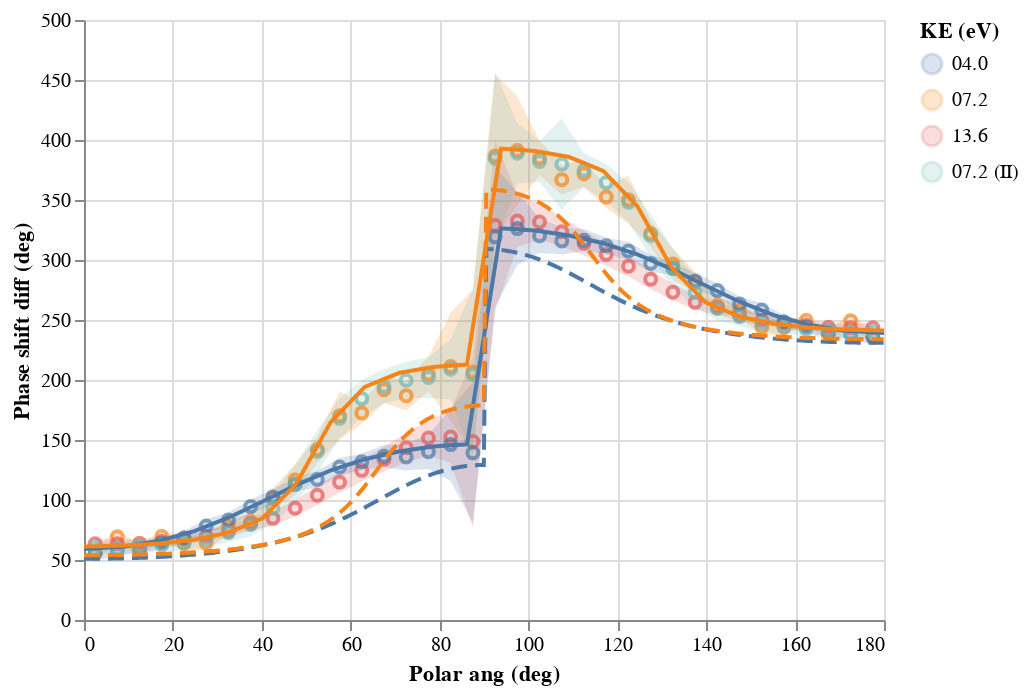

Notebook code cell kept with this figure:
### Code cell
data = pd.read_excel("Data/Ne phase shift diffs.xlsx", sheet_name=None)

key = "Measured"
df = data[key]
df["KE (eV)"] = df["Dataset / KE (eV)"]
df = df[["Polar ang (deg)", "Phase shift diff (deg)", "Phase shift diff fr (deg)", "Phase shift diff to (deg)", "KE (eV)"]]
data[key] = df

key = "Perturb"
df = data[key]
df["KE (eV)"] = df["KE (eV)"].map("{:04.1f}".format)
data[key] = df

key = "TDCASSCF"
df = data[key]
df["KE (eV)"] = df["KE (eV)"].map("{:04.1f}".format)
where = ((df["Group"].isin({"G1430", "G1590", "G1910"}))
         & (df["Config"] == "sum[m]"))
data[key] = df[where]

base = alt.Chart(data["Measured"])
(
    
    base.mark_area(opacity=0.2).encode(
        x="Polar ang (deg)",
        y=alt.Y("Phase shift diff fr (deg)", axis=alt.Axis(title="Phase shift diff (deg)")),
        y2="Phase shift diff to (deg)",
        color="KE (eV)",
    )
    + base.mark_point().encode(
        x="Polar ang (deg)",
        y="Phase shift diff (deg)",
        color="KE (eV)",
    )
    + alt.Chart(data["TDCASSCF"]).mark_line().encode(
        x="Polar ang (deg)",
        y="Phase shift diff (deg)",
        color="KE (eV)",
    )
    + alt.Chart(data["Perturb"]).mark_line(strokeDash=[8, 4]).encode(
        x="Polar ang (deg)",
        y="Phase shift diff (deg)",
        color="KE (eV)",
    )
).interactive(bind_x=False)

### Figure 1 — Vega-Lite specification as saved in the notebook (floating-point values rounded to 4 significant figures; data arrays with more than 128 entries replaced by an {"elided": "..."} marker saying what was removed)
{"$schema": "https://vega.github.io/schema/vega-lite/v2.6.0.json", "config": {"view": {"height": 300, "width": 400}}, "datasets": {"data-4fc773a744dc7371bda9ddb8e08624ac": {"elided": "945 records"}, "data-81456c96bb74b4dee9ce07cecbe1482a": [{"Amp": 0.003255, "Config": "sum[m]", "Group": "G1430", "KE (eV)": "04.0", "Phase mod": 0, "Phase shift diff (deg)": 59.22, "Phase shift diff (rad)": 1.034, "Photon energy (eV)": 14.3, "Polar ang (deg)": 0, "Polar ang (rad)": 0, "Rel amp": 1, "Rounded (deg)": 0, "Unwrapped (deg)": 59.22, "Unwrapped (rad)": 1.034}, {"Amp": 0.003151, "Config": "sum[m]", "Group": "G1430", "KE (eV)": "04.0", "Phase mod": 0, "Phase shift diff (deg)": 61.23, "Phase shift diff (rad)": 1.069, "Photon energy (eV)": 14.3, "Polar ang (deg)": 9.344, "Polar ang (rad)": 0.1631, "Rel amp": 0.9979, "Rounded (deg)": 9, "Unwrapped (deg)": 61.23, "Unwrapped (rad)": 1.069}, {"Amp": 0.002927, "Config": "sum[m]", "Group": "G1430", "KE (eV)": "04.0", "Phase mod": 0, "Phase shift diff (deg)": 66.11, "Phase shift diff (rad)": 1.154, "Photon energy (eV)": 14.3, "Polar ang (deg)": 17.11, "Polar ang (rad)": 0.2986, "Rel amp": 0.9974, "Rounded (deg)": 17, "Unwrapped (deg)": 66.11, "Unwrapped (rad)": 1.154}, {"Amp": 0.002637, "Config": "sum[m]", "Group": "G1430", "KE (eV)": "04.0", "Phase mod": 0, "Phase shift diff (deg)": 74.11, "Phase shift diff (rad)": 1.294, "Photon energy (eV)": 14.3, "Polar ang (deg)": 24.81, "Polar ang (rad)": 0.433, "Rel amp": 0.9952, "Rounded (deg)": 25, "Unwrapped (deg)": 74.11, "Unwrapped (rad)": 1.294}, {"Amp": 0.002348, "Config": "sum[m]", "Group": "G1430", "KE (eV)": "04.0", "Phase mod": 0, "Phase shift diff (deg)": 85.26, "Phase shift diff (rad)": 1.488, "Photon energy (eV)": 14.3, "Polar ang (deg)": 32.49, "Polar ang (rad)": 0.5671, "Rel amp": 0.7511, "Rounded (deg)": 32, "Unwrapped (deg)": 85.26, "Unwrapped (rad)": 1.488}, {"Amp": 0.002113, "Config": "sum[m]", "Group": "G1430", "KE (eV)": "04.0", "Phase mod": 0, "Phase shift diff (deg)": 98.73, "Phase shift diff (rad)": 1.723, "Photon energy (eV)": 14.3, "Polar ang (deg)": 40.17, "Polar ang (rad)": 0.701, "Rel amp": 0.6886, "Rounded (deg)": 40, "Unwrapped (deg)": 98.73, "Unwrapped (rad)": 1.723}, {"Amp": 0.001941, "Config": "sum[m]", "Group": "G1430", "KE (eV)": "04.0", "Phase mod": 0, "Phase shift diff (deg)": 112.5, "Phase shift diff (rad)": 1.964, "Photon energy (eV)": 14.3, "Polar ang (deg)": 47.84, "Polar ang (rad)": 0.8349, "Rel amp": 0.8821, "Rounded (deg)": 48, "Unwrapped (deg)": 112.5, "Unwrapped (rad)": 1.964}, {"Amp": 0.001783, "Config": "sum[m]", "Group": "G1430", "KE (eV)": "04.0", "Phase mod": 0, "Phase shift diff (deg)": 124.6, "Phase shift diff (rad)": 2.175, "Photon energy (eV)": 14.3, "Polar ang (deg)": 55.51, "Polar ang (rad)": 0.9687, "Rel amp": 0.8815, "Rounded (deg)": 56, "Unwrapped (deg)": 124.6, "Unwrapped (rad)": 2.175}, {"Amp": 0.001567, "Config": "sum[m]", "Group": "G1430", "KE (eV)": "04.0", "Phase mod": 0, "Phase shift diff (deg)": 134.0, "Phase shift diff (rad)": 2.338, "Photon energy (eV)": 14.3, "Polar ang (deg)": 63.17, "Polar ang (rad)": 1.103, "Rel amp": 0.4442, "Rounded (deg)": 63, "Unwrapped (deg)": 134.0, "Unwrapped (rad)": 2.338}, {"Amp": 0.001245, "Config": "sum[m]", "Group": "G1430", "KE (eV)": "04.0", "Phase mod": 0, "Phase shift diff (deg)": 140.5, "Phase shift diff (rad)": 2.452, "Photon energy (eV)": 14.3, "Polar ang (deg)": 70.84, "Polar ang (rad)": 1.236, "Rel amp": 0.2954, "Rounded (deg)": 71, "Unwrapped (deg)": 140.5, "Unwrapped (rad)": 2.452}, {"Amp": 0.0008064, "Config": "sum[m]", "Group": "G1430", "KE (eV)": "04.0", "Phase mod": 0, "Phase shift diff (deg)": 144.5, "Phase shift diff (rad)": 2.522, "Photon energy (eV)": 14.3, "Polar ang (deg)": 78.5, "Polar ang (rad)": 1.37, "Rel amp": 0.2371, "Rounded (deg)": 79, "Unwrapped (deg)": 144.5, "Unwrapped (rad)": 2.522}, {"Amp": 0.0002796, "Config": "sum[m]", "Group": "G1430", "KE (eV)": "04.0", "Phase mod": 0, "Phase shift diff (deg)": 146.5, "Phase shift diff (rad)": 2.556, "Photon energy (eV)": 14.3, "Polar ang (deg)": 86.17, "Polar ang (rad)": 1.504, "Rel amp": 0.2149, "Rounded (deg)": 86, "Unwrapped (deg)": 146.5, "Unwrapped (rad)": 2.556}, {"Amp": 0.0002796, "Config": "sum[m]", "Group": "G1430", "KE (eV)": "04.0", "Phase mod": 0, "Phase shift diff (deg)": 326.5, "Phase shift diff (rad)": 5.698, "Photon energy (eV)": 14.3, "Polar ang (deg)": 93.83, "Polar ang (rad)": 1.638, "Rel amp": 0.2149, "Rounded (deg)": 94, "Unwrapped (deg)": 326.5, "Unwrapped (rad)": 5.698}, {"Amp": 0.0008064, "Config": "sum[m]", "Group": "G1430", "KE (eV)": "04.0", "Phase mod": 0, "Phase shift diff (deg)": 324.5, "Phase shift diff (rad)": 5.664, "Photon energy (eV)": 14.3, "Polar ang (deg)": 101.5, "Polar ang (rad)": 1.771, "Rel amp": 0.2371, "Rounded (deg)": 101, "Unwrapped (deg)": 324.5, "Unwrapped (rad)": 5.664}, {"Amp": 0.001245, "Config": "sum[m]", "Group": "G1430", "KE (eV)": "04.0", "Phase mod": 0, "Phase shift diff (deg)": 320.5, "Phase shift diff (rad)": 5.593, "Photon energy (eV)": 14.3, "Polar ang (deg)": 109.2, "Polar ang (rad)": 1.905, "Rel amp": 0.2954, "Rounded (deg)": 109, "Unwrapped (deg)": 320.5, "Unwrapped (rad)": 5.593}, {"Amp": 0.001567, "Config": "sum[m]", "Group": "G1430", "KE (eV)": "04.0", "Phase mod": 0, "Phase shift diff (deg)": 314.0, "Phase shift diff (rad)": 5.48, "Photon energy (eV)": 14.3, "Polar ang (deg)": 116.8, "Polar ang (rad)": 2.039, "Rel amp": 0.4442, "Rounded (deg)": 117, "Unwrapped (deg)": 314.0, "Unwrapped (rad)": 5.48}, {"Amp": 0.001783, "Config": "sum[m]", "Group": "G1430", "KE (eV)": "04.0", "Phase mod": 0, "Phase shift diff (deg)": 304.6, "Phase shift diff (rad)": 5.317, "Photon energy (eV)": 14.3, "Polar ang (deg)": 124.5, "Polar ang (rad)": 2.173, "Rel amp": 0.8815, "Rounded (deg)": 124, "Unwrapped (deg)": 304.6, "Unwrapped (rad)": 5.317}, {"Amp": 0.001941, "Config": "sum[m]", "Group": "G1430", "KE (eV)": "04.0", "Phase mod": 0, "Phase shift diff (deg)": 292.5, "Phase shift diff (rad)": 5.106, "Photon energy (eV)": 14.3, "Polar ang (deg)": 132.2, "Polar ang (rad)": 2.307, "Rel amp": 0.8821, "Rounded (deg)": 132, "Unwrapped (deg)": 292.5, "Unwrapped (rad)": 5.106}, {"Amp": 0.002113, "Config": "sum[m]", "Group": "G1430", "KE (eV)": "04.0", "Phase mod": 0, "Phase shift diff (deg)": 278.7, "Phase shift diff (rad)": 4.865, "Photon energy (eV)": 14.3, "Polar ang (deg)": 139.8, "Polar ang (rad)": 2.441, "Rel amp": 0.6886, "Rounded (deg)": 140, "Unwrapped (deg)": 278.7, "Unwrapped (rad)": 4.865}, {"Amp": 0.002348, "Config": "sum[m]", "Group": "G1430", "KE (eV)": "04.0", "Phase mod": 0, "Phase shift diff (deg)": 265.3, "Phase shift diff (rad)": 4.63, "Photon energy (eV)": 14.3, "Polar ang (deg)": 147.5, "Polar ang (rad)": 2.574, "Rel amp": 0.7511, "Rounded (deg)": 148, "Unwrapped (deg)": 265.3, "Unwrapped (rad)": 4.63}, {"Amp": 0.002637, "Config": "sum[m]", "Group": "G1430", "KE (eV)": "04.0", "Phase mod": 0, "Phase shift diff (deg)": 254.1, "Phase shift diff (rad)": 4.435, "Photon energy (eV)": 14.3, "Polar ang (deg)": 155.2, "Polar ang (rad)": 2.709, "Rel amp": 0.9952, "Rounded (deg)": 155, "Unwrapped (deg)": 254.1, "Unwrapped (rad)": 4.435}, {"Amp": 0.002927, "Config": "sum[m]", "Group": "G1430", "KE (eV)": "04.0", "Phase mod": 0, "Phase shift diff (deg)": 246.1, "Phase shift diff (rad)": 4.295, "Photon energy (eV)": 14.3, "Polar ang (deg)": 162.9, "Polar ang (rad)": 2.843, "Rel amp": 0.9974, "Rounded (deg)": 163, "Unwrapped (deg)": 246.1, "Unwrapped (rad)": 4.295}, {"Amp": 0.003151, "Config": "sum[m]", "Group": "G1430", "KE (eV)": "04.0", "Phase mod": 0, "Phase shift diff (deg)": 241.2, "Phase shift diff (rad)": 4.21, "Photon energy (eV)": 14.3, "Polar ang (deg)": 170.7, "Polar ang (rad)": 2.979, "Rel amp": 0.9979, "Rounded (deg)": 171, "Unwrapped (deg)": 241.2, "Unwrapped (rad)": 4.21}, {"Amp": 0.003255, "Config": "sum[m]", "Group": "G1430", "KE (eV)": "04.0", "Phase mod": 0, "Phase shift diff (deg)": 239.2, "Phase shift diff (rad)": 4.175, "Photon energy (eV)": 14.3, "Polar ang (deg)": 180.0, "Polar ang (rad)": 3.142, "Rel amp": 1, "Rounded (deg)": 180, "Unwrapped (deg)": 239.2, "Unwrapped (rad)": 4.175}, {"Amp": 0.003513, "Config": "sum[m]", "Group": "G1590", "KE (eV)": "07.2", "Phase mod": 0, "Phase shift diff (deg)": 61.31, "Phase shift diff (rad)": 1.07, "Photon energy (eV)": 15.9, "Polar ang (deg)": 0, "Polar ang (rad)": 0, "Rel amp": 1, "Rounded (deg)": 0, "Unwrapped (deg)": 61.31, "Unwrapped (rad)": 1.07}, {"Amp": 0.003351, "Config": "sum[m]", "Group": "G1590", "KE (eV)": "07.2", "Phase mod": 0, "Phase shift diff (deg)": 61.99, "Phase shift diff (rad)": 1.082, "Photon energy (eV)": 15.9, "Polar ang (deg)": 9.344, "Polar ang (rad)": 0.1631, "Rel amp": 0.9986, "Rounded (deg)": 9, "Unwrapped (deg)": 61.99, "Unwrapped (rad)": 1.082}, {"Amp": 0.002984, "Config": "sum[m]", "Group": "G1590", "KE (eV)": "07.2", "Phase mod": 0, "Phase shift diff (deg)": 63.71, "Phase shift diff (rad)": 1.112, "Photon energy (eV)": 15.9, "Polar ang (deg)": 17.11, "Polar ang (rad)": 0.2986, "Rel amp": 0.9957, "Rounded (deg)": 17, "Unwrapped (deg)": 63.71, "Unwrapped (rad)": 1.112}, {"Amp": 0.00245, "Config": "sum[m]", "Group": "G1590", "KE (eV)": "07.2", "Phase mod": 0, "Phase shift diff (deg)": 66.91, "Phase shift diff (rad)": 1.168, "Photon energy (eV)": 15.9, "Polar ang (deg)": 24.81, "Polar ang (rad)": 0.433, "Rel amp": 0.9925, "Rounded (deg)": 25, "Unwrapped (deg)": 66.91, "Unwrapped (rad)": 1.168}, {"Amp": 0.001812, "Config": "sum[m]", "Group": "G1590", "KE (eV)": "07.2", "Phase mod": 0, "Phase shift diff (deg)": 72.75, "Phase shift diff (rad)": 1.27, "Photon energy (eV)": 15.9, "Polar ang (deg)": 32.49, "Polar ang (rad)": 0.5671, "Rel amp": 0.9936, "Rounded (deg)": 32, "Unwrapped (deg)": 72.75, "Unwrapped (rad)": 1.27}, {"Amp": 0.001164, "Config": "sum[m]", "Group": "G1590", "KE (eV)": "07.2", "Phase mod": 0, "Phase shift diff (deg)": 84.72, "Phase shift diff (rad)": 1.479, "Photon energy (eV)": 15.9, "Polar ang (deg)": 40.17, "Polar ang (rad)": 0.701, "Rel amp": 0.9961, "Rounded (deg)": 40, "Unwrapped (deg)": 84.72, "Unwrapped (rad)": 1.479}, {"Amp": 0.000664, "Config": "sum[m]", "Group": "G1590", "KE (eV)": "07.2", "Phase mod": 0, "Phase shift diff (deg)": 113.9, "Phase shift diff (rad)": 1.988, "Photon energy (eV)": 15.9, "Polar ang (deg)": 47.84, "Polar ang (rad)": 0.8349, "Rel amp": 0.9567, "Rounded (deg)": 48, "Unwrapped (deg)": 113.9, "Unwrapped (rad)": 1.988}, {"Amp": 0.0005571, "Config": "sum[m]", "Group": "G1590", "KE (eV)": "07.2", "Phase mod": 0, "Phase shift diff (deg)": 164.9, "Phase shift diff (rad)": 2.878, "Photon energy (eV)": 15.9, "Polar ang (deg)": 55.51, "Polar ang (rad)": 0.9687, "Rel amp": 0.7186, "Rounded (deg)": 56, "Unwrapped (deg)": 164.9, "Unwrapped (rad)": 2.878}, {"Amp": 0.0006808, "Config": "sum[m]", "Group": "G1590", "KE (eV)": "07.2", "Phase mod": 0, "Phase shift diff (deg)": 194.2, "Phase shift diff (rad)": 3.39, "Photon energy (eV)": 15.9, "Polar ang (deg)": 63.17, "Polar ang (rad)": 1.103, "Rel amp": 0.4484, "Rounded (deg)": 63, "Unwrapped (deg)": 194.2, "Unwrapped (rad)": 3.39}, {"Amp": 0.0006909, "Config": "sum[m]", "Group": "G1590", "KE (eV)": "07.2", "Phase mod": 0, "Phase shift diff (deg)": 205.8, "Phase shift diff (rad)": 3.592, "Photon energy (eV)": 15.9, "Polar ang (deg)": 70.84, "Polar ang (rad)": 1.236, "Rel amp": 0.3715, "Rounded (deg)": 71, "Unwrapped (deg)": 205.8, "Unwrapped (rad)": 3.592}, {"Amp": 0.0005128, "Config": "sum[m]", "Group": "G1590", "KE (eV)": "07.2", "Phase mod": 0, "Phase shift diff (deg)": 210.9, "Phase shift diff (rad)": 3.68, "Photon energy (eV)": 15.9, "Polar ang (deg)": 78.5, "Polar ang (rad)": 1.37, "Rel amp": 0.3374, "Rounded (deg)": 79, "Unwrapped (deg)": 210.9, "Unwrapped (rad)": 3.68}, {"Amp": 0.0001889, "Config": "sum[m]", "Group": "G1590", "KE (eV)": "07.2", "Phase mod": 0, "Phase shift diff (deg)": 212.9, "Phase shift diff (rad)": 3.715, "Photon energy (eV)": 15.9, "Polar ang (deg)": 86.17, "Polar ang (rad)": 1.504, "Rel amp": 0.3232, "Rounded (deg)": 86, "Unwrapped (deg)": 212.9, "Unwrapped (rad)": 3.715}, {"Amp": 0.0001889, "Config": "sum[m]", "Group": "G1590", "KE (eV)": "07.2", "Phase mod": 0, "Phase shift diff (deg)": 392.9, "Phase shift diff (rad)": 6.857, "Photon energy (eV)": 15.9, "Polar ang (deg)": 93.83, "Polar ang (rad)": 1.638, "Rel amp": 0.3232, "Rounded (deg)": 94, "Unwrapped (deg)": 392.9, "Unwrapped (rad)": 6.857}, {"Amp": 0.0005128, "Config": "sum[m]", "Group": "G1590", "KE (eV)": "07.2", "Phase mod": 0, "Phase shift diff (deg)": 390.9, "Phase shift diff (rad)": 6.822, "Photon energy (eV)": 15.9, "Polar ang (deg)": 101.5, "Polar ang (rad)": 1.771, "Rel amp": 0.3374, "Rounded (deg)": 101, "Unwrapped (deg)": 390.9, "Unwrapped (rad)": 6.822}, {"Amp": 0.0006909, "Config": "sum[m]", "Group": "G1590", "KE (eV)": "07.2", "Phase mod": 0, "Phase shift diff (deg)": 385.8, "Phase shift diff (rad)": 6.734, "Photon energy (eV)": 15.9, "Polar ang (deg)": 109.2, "Polar ang (rad)": 1.905, "Rel amp": 0.3715, "Rounded (deg)": 109, "Unwrapped (deg)": 385.8, "Unwrapped (rad)": 6.734}, {"Amp": 0.0006808, "Config": "sum[m]", "Group": "G1590", "KE (eV)": "07.2", "Phase mod": 0, "Phase shift diff (deg)": 374.2, "Phase shift diff (rad)": 6.532, "Photon energy (eV)": 15.9, "Polar ang (deg)": 116.8, "Polar ang (rad)": 2.039, "Rel amp": 0.4484, "Rounded (deg)": 117, "Unwrapped (deg)": 374.2, "Unwrapped (rad)": 6.532}, {"Amp": 0.0005571, "Config": "sum[m]", "Group": "G1590", "KE (eV)": "07.2", "Phase mod": 0, "Phase shift diff (deg)": 344.9, "Phase shift diff (rad)": 6.019, "Photon energy (eV)": 15.9, "Polar ang (deg)": 124.5, "Polar ang (rad)": 2.173, "Rel amp": 0.7186, "Rounded (deg)": 124, "Unwrapped (deg)": 344.9, "Unwrapped (rad)": 6.019}, {"Amp": 0.000664, "Config": "sum[m]", "Group": "G1590", "KE (eV)": "07.2", "Phase mod": 0, "Phase shift diff (deg)": 293.9, "Phase shift diff (rad)": 5.13, "Photon energy (eV)": 15.9, "Polar ang (deg)": 132.2, "Polar ang (rad)": 2.307, "Rel amp": 0.9567, "Rounded (deg)": 132, "Unwrapped (deg)": 293.9, "Unwrapped (rad)": 5.13}, {"Amp": 0.001164, "Config": "sum[m]", "Group": "G1590", "KE (eV)": "07.2", "Phase mod": 0, "Phase shift diff (deg)": 264.7, "Phase shift diff (rad)": 4.62, "Photon energy (eV)": 15.9, "Polar ang (deg)": 139.8, "Polar ang (rad)": 2.441, "Rel amp": 0.9961, "Rounded (deg)": 140, "Unwrapped (deg)": 264.7, "Unwrapped (rad)": 4.62}, {"Amp": 0.001812, "Config": "sum[m]", "Group": "G1590", "KE (eV)": "07.2", "Phase mod": 0, "Phase shift diff (deg)": 252.8, "Phase shift diff (rad)": 4.411, "Photon energy (eV)": 15.9, "Polar ang (deg)": 147.5, "Polar ang (rad)": 2.574, "Rel amp": 0.9936, "Rounded (deg)": 148, "Unwrapped (deg)": 252.8, "Unwrapped (rad)": 4.411}, {"Amp": 0.00245, "Config": "sum[m]", "Group": "G1590", "KE (eV)": "07.2", "Phase mod": 0, "Phase shift diff (deg)": 246.9, "Phase shift diff (rad)": 4.309, "Photon energy (eV)": 15.9, "Polar ang (deg)": 155.2, "Polar ang (rad)": 2.709, "Rel amp": 0.9925, "Rounded (deg)": 155, "Unwrapped (deg)": 246.9, "Unwrapped (rad)": 4.309}, {"Amp": 0.002984, "Config": "sum[m]", "Group": "G1590", "KE (eV)": "07.2", "Phase mod": 0, "Phase shift diff (deg)": 243.7, "Phase shift diff (rad)": 4.254, "Photon energy (eV)": 15.9, "Polar ang (deg)": 162.9, "Polar ang (rad)": 2.843, "Rel amp": 0.9957, "Rounded (deg)": 163, "Unwrapped (deg)": 243.7, "Unwrapped (rad)": 4.254}, {"Amp": 0.003351, "Config": "sum[m]", "Group": "G1590", "KE (eV)": "07.2", "Phase mod": 0, "Phase shift diff (deg)": 242.0, "Phase shift diff (rad)": 4.223, "Photon energy (eV)": 15.9, "Polar ang (deg)": 170.7, "Polar ang (rad)": 2.979, "Rel amp": 0.9986, "Rounded (deg)": 171, "Unwrapped (deg)": 242.0, "Unwrapped (rad)": 4.223}, {"Amp": 0.003513, "Config": "sum[m]", "Group": "G1590", "KE (eV)": "07.2", "Phase mod": 0, "Phase shift diff (deg)": 241.3, "Phase shift diff (rad)": 4.212, "Photon energy (eV)": 15.9, "Polar ang (deg)": 180.0, "Polar ang (rad)": 3.142, "Rel amp": 1, "Rounded (deg)": 180, "Unwrapped (deg)": 241.3, "Unwrapped (rad)": 4.212}, {"Amp": 0.003387, "Config": "sum[m]", "Group": "G1910", "KE (eV)": "13.6", "Phase mod": -1, "Phase shift diff (deg)": 64.38, "Phase shift diff (rad)": 1.124, "Photon energy (eV)": 19.1, "Polar ang (deg)": 0, "Polar ang (rad)": 0, "Rel amp": 1, "Rounded (deg)": 0, "Unwrapped (deg)": -295.6, "Unwrapped (rad)": -5.16}, {"Amp": 0.003253, "Config": "sum[m]", "Group": "G1910", "KE (eV)": "13.6", "Phase mod": -1, "Phase shift diff (deg)": 65.16, "Phase shift diff (rad)": 1.137, "Photon energy (eV)": 19.1, "Polar ang (deg)": 9.344, "Polar ang (rad)": 0.1631, "Rel amp": 0.9989, "Rounded (deg)": 9, "Unwrapped (deg)": -294.8, "Unwrapped (rad)": -5.146}, {"Amp": 0.002955, "Config": "sum[m]", "Group": "G1910", "KE (eV)": "13.6", "Phase mod": -1, "Phase shift diff (deg)": 67.12, "Phase shift diff (rad)": 1.171, "Photon energy (eV)": 19.1, "Polar ang (deg)": 17.11, "Polar ang (rad)": 0.2986, "Rel amp": 0.997, "Rounded (deg)": 17, "Unwrapped (deg)": -292.9, "Unwrapped (rad)": -5.112}, {"Amp": 0.00254, "Config": "sum[m]", "Group": "G1910", "KE (eV)": "13.6", "Phase mod": -1, "Phase shift diff (deg)": 70.55, "Phase shift diff (rad)": 1.231, "Photon energy (eV)": 19.1, "Polar ang (deg)": 24.81, "Polar ang (rad)": 0.433, "Rel amp": 0.9969, "Rounded (deg)": 25, "Unwrapped (deg)": -289.4, "Unwrapped (rad)": -5.052}, {"Amp": 0.002067, "Config": "sum[m]", "Group": "G1910", "KE (eV)": "13.6", "Phase mod": -1, "Phase shift diff (deg)": 76.0, "Phase shift diff (rad)": 1.326, "Photon energy (eV)": 19.1, "Polar ang (deg)": 32.49, "Polar ang (rad)": 0.5671, "Rel amp": 0.9996, "Rounded (deg)": 32, "Unwrapped (deg)": -284.0, "Unwrapped (rad)": -4.957}, {"Amp": 0.001604, "Config": "sum[m]", "Group": "G1910", "KE (eV)": "13.6", "Phase mod": -1, "Phase shift diff (deg)": 84.24, "Phase shift diff (rad)": 1.47, "Photon energy (eV)": 19.1, "Polar ang (deg)": 40.17, "Polar ang (rad)": 0.701, "Rel amp": 0.8321, "Rounded (deg)": 40, "Unwrapped (deg)": -275.8, "Unwrapped (rad)": -4.813}, {"Amp": 0.001209, "Config": "sum[m]", "Group": "G1910", "KE (eV)": "13.6", "Phase mod": -1, "Phase shift diff (deg)": 95.99, "Phase shift diff (rad)": 1.675, "Photon energy (eV)": 19.1, "Polar ang (deg)": 47.84, "Polar ang (rad)": 0.8349, "Rel amp": 0.7565, "Rounded (deg)": 48, "Unwrapped (deg)": -264.0, "Unwrapped (rad)": -4.608}, {"Amp": 0.0009136, "Config": "sum[m]", "Group": "G1910", "KE (eV)": "13.6", "Phase mod": -1, "Phase shift diff (deg)": 110.8, "Phase shift diff (rad)": 1.934, "Photon energy (eV)": 19.1, "Polar ang (deg)": 55.51, "Polar ang (rad)": 0.9687, "Rel amp": 0.9057, "Rounded (deg)": 56, "Unwrapped (deg)": -249.2, "Unwrapped (rad)": -4.349}, {"Amp": 0.000703, "Config": "sum[m]", "Group": "G1910", "KE (eV)": "13.6", "Phase mod": -1, "Phase shift diff (deg)": 126.2, "Phase shift diff (rad)": 2.203, "Photon energy (eV)": 19.1, "Polar ang (deg)": 63.17, "Polar ang (rad)": 1.103, "Rel amp": 0.8329, "Rounded (deg)": 63, "Unwrapped (deg)": -233.8, "Unwrapped (rad)": -4.081}, {"Amp": 0.0005252, "Config": "sum[m]", "Group": "G1910", "KE (eV)": "13.6", "Phase mod": -1, "Phase shift diff (deg)": 138.7, "Phase shift diff (rad)": 2.422, "Photon energy (eV)": 19.1, "Polar ang (deg)": 70.84, "Polar ang (rad)": 1.236, "Rel amp": 0.4071, "Rounded (deg)": 71, "Unwrapped (deg)": -221.3, "Unwrapped (rad)": -3.862}, {"Amp": 0.0003337, "Config": "sum[m]", "Group": "G1910", "KE (eV)": "13.6", "Phase mod": -1, "Phase shift diff (deg)": 146.9, "Phase shift diff (rad)": 2.564, "Photon energy (eV)": 19.1, "Polar ang (deg)": 78.5, "Polar ang (rad)": 1.37, "Rel amp": 0.2871, "Rounded (deg)": 79, "Unwrapped (deg)": -213.1, "Unwrapped (rad)": -3.719}, {"Amp": 0.0001153, "Config": "sum[m]", "Group": "G1910", "KE (eV)": "13.6", "Phase mod": -1, "Phase shift diff (deg)": 150.8, "Phase shift diff (rad)": 2.632, "Photon energy (eV)": 19.1, "Polar ang (deg)": 86.17, "Polar ang (rad)": 1.504, "Rel amp": 0.2489, "Rounded (deg)": 86, "Unwrapped (deg)": -209.2, "Unwrapped (rad)": -3.651}, {"Amp": 0.0001153, "Config": "sum[m]", "Group": "G1910", "KE (eV)": "13.6", "Phase mod": -1, "Phase shift diff (deg)": 330.8, "Phase shift diff (rad)": 5.774, "Photon energy (eV)": 19.1, "Polar ang (deg)": 93.83, "Polar ang (rad)": 1.638, "Rel amp": 0.2489, "Rounded (deg)": 94, "Unwrapped (deg)": -29.18, "Unwrapped (rad)": -0.5093}, {"Amp": 0.0003337, "Config": "sum[m]", "Group": "G1910", "KE (eV)": "13.6", "Phase mod": -1, "Phase shift diff (deg)": 326.9, "Phase shift diff (rad)": 5.706, "Photon energy (eV)": 19.1, "Polar ang (deg)": 101.5, "Polar ang (rad)": 1.771, "Rel amp": 0.2871, "Rounded (deg)": 101, "Unwrapped (deg)": -33.08, "Unwrapped (rad)": -0.5774}, {"Amp": 0.0005252, "Config": "sum[m]", "Group": "G1910", "KE (eV)": "13.6", "Phase mod": -1, "Phase shift diff (deg)": 318.7, "Phase shift diff (rad)": 5.563, "Photon energy (eV)": 19.1, "Polar ang (deg)": 109.2, "Polar ang (rad)": 1.905, "Rel amp": 0.4071, "Rounded (deg)": 109, "Unwrapped (deg)": -41.26, "Unwrapped (rad)": -0.72}, {"Amp": 0.000703, "Config": "sum[m]", "Group": "G1910", "KE (eV)": "13.6", "Phase mod": -1, "Phase shift diff (deg)": 306.2, "Phase shift diff (rad)": 5.344, "Photon energy (eV)": 19.1, "Polar ang (deg)": 116.8, "Polar ang (rad)": 2.039, "Rel amp": 0.8329, "Rounded (deg)": 117, "Unwrapped (deg)": -53.8, "Unwrapped (rad)": -0.939}, {"Amp": 0.0009136, "Config": "sum[m]", "Group": "G1910", "KE (eV)": "13.6", "Phase mod": -1, "Phase shift diff (deg)": 290.8, "Phase shift diff (rad)": 5.076, "Photon energy (eV)": 19.1, "Polar ang (deg)": 124.5, "Polar ang (rad)": 2.173, "Rel amp": 0.9057, "Rounded (deg)": 124, "Unwrapped (deg)": -69.17, "Unwrapped (rad)": -1.207}, {"Amp": 0.001209, "Config": "sum[m]", "Group": "G1910", "KE (eV)": "13.6", "Phase mod": -1, "Phase shift diff (deg)": 276.0, "Phase shift diff (rad)": 4.817, "Photon energy (eV)": 19.1, "Polar ang (deg)": 132.2, "Polar ang (rad)": 2.307, "Rel amp": 0.7565, "Rounded (deg)": 132, "Unwrapped (deg)": -84.01, "Unwrapped (rad)": -1.466}, {"Amp": 0.001604, "Config": "sum[m]", "Group": "G1910", "KE (eV)": "13.6", "Phase mod": -1, "Phase shift diff (deg)": 264.2, "Phase shift diff (rad)": 4.612, "Photon energy (eV)": 19.1, "Polar ang (deg)": 139.8, "Polar ang (rad)": 2.441, "Rel amp": 0.8321, "Rounded (deg)": 140, "Unwrapped (deg)": -95.76, "Unwrapped (rad)": -1.671}, {"Amp": 0.002067, "Config": "sum[m]", "Group": "G1910", "KE (eV)": "13.6", "Phase mod": -1, "Phase shift diff (deg)": 256.0, "Phase shift diff (rad)": 4.468, "Photon energy (eV)": 19.1, "Polar ang (deg)": 147.5, "Polar ang (rad)": 2.574, "Rel amp": 0.9996, "Rounded (deg)": 148, "Unwrapped (deg)": -104.0, "Unwrapped (rad)": -1.815}, {"Amp": 0.00254, "Config": "sum[m]", "Group": "G1910", "KE (eV)": "13.6", "Phase mod": -1, "Phase shift diff (deg)": 250.6, "Phase shift diff (rad)": 4.373, "Photon energy (eV)": 19.1, "Polar ang (deg)": 155.2, "Polar ang (rad)": 2.709, "Rel amp": 0.9969, "Rounded (deg)": 155, "Unwrapped (deg)": -109.4, "Unwrapped (rad)": -1.91}, {"Amp": 0.002955, "Config": "sum[m]", "Group": "G1910", "KE (eV)": "13.6", "Phase mod": -1, "Phase shift diff (deg)": 247.1, "Phase shift diff (rad)": 4.313, "Photon energy (eV)": 19.1, "Polar ang (deg)": 162.9, "Polar ang (rad)": 2.843, "Rel amp": 0.997, "Rounded (deg)": 163, "Unwrapped (deg)": -112.9, "Unwrapped (rad)": -1.97}, {"Amp": 0.003253, "Config": "sum[m]", "Group": "G1910", "KE (eV)": "13.6", "Phase mod": -1, "Phase shift diff (deg)": 245.2, "Phase shift diff (rad)": 4.279, "Photon energy (eV)": 19.1, "Polar ang (deg)": 170.7, "Polar ang (rad)": 2.979, "Rel amp": 0.9989, "Rounded (deg)": 171, "Unwrapped (deg)": -114.8, "Unwrapped (rad)": -2.004}, {"Amp": 0.003387, "Config": "sum[m]", "Group": "G1910", "KE (eV)": "13.6", "Phase mod": -1, "Phase shift diff (deg)": 244.4, "Phase shift diff (rad)": 4.265, "Photon energy (eV)": 19.1, "Polar ang (deg)": 180.0, "Polar ang (rad)": 3.142, "Rel amp": 1, "Rounded (deg)": 180, "Unwrapped (deg)": -115.6, "Unwrapped (rad)": -2.018}], "data-ebc0758b7f98df2214d4cf80b4920157": {"elided": "144 records"}}, "layer": [{"data": {"name": "data-ebc0758b7f98df2214d4cf80b4920157"}, "encoding": {"color": {"field": "KE (eV)", "type": "nominal"}, "x": {"field": "Polar ang (deg)", "type": "quantitative"}, "y": {"axis": {"title": "Phase shift diff (deg)"}, "field": "Phase shift diff fr (deg)", "type": "quantitative"}, "y2": {"field": "Phase shift diff to (deg)", "type": "quantitative"}}, "mark": {"opacity": 0.2, "type": "area"}, "selection": {"selector001": {"bind": "scales", "encodings": ["y"], "mark": {"fill": "#333", "fillOpacity": 0.125, "stroke": "white"}, "on": "[mousedown, window:mouseup] > window:mousemove!", "resolve": "global", "translate": "[mousedown, window:mouseup] > window:mousemove!", "type": "interval", "zoom": "wheel!"}}}, {"data": {"name": "data-ebc0758b7f98df2214d4cf80b4920157"}, "encoding": {"color": {"field": "KE (eV)", "type": "nominal"}, "x": {"field": "Polar ang (deg)", "type": "quantitative"}, "y": {"field": "Phase shift diff (deg)", "type": "quantitative"}}, "mark": "point"}, {"data": {"name": "data-81456c96bb74b4dee9ce07cecbe1482a"}, "encoding": {"color": {"field": "KE (eV)", "type": "nominal"}, "x": {"field": "Polar ang (deg)", "type": "quantitative"}, "y": {"field": "Phase shift diff (deg)", "type": "quantitative"}}, "mark": "line"}, {"data": {"name": "data-4fc773a744dc7371bda9ddb8e08624ac"}, "encoding": {"color": {"field": "KE (eV)", "type": "nominal"}, "x": {"field": "Polar ang (deg)", "type": "quantitative"}, "y": {"field": "Phase shift diff (deg)", "type": "quantitative"}}, "mark": {"strokeDash": [8, 4], "type": "line"}}]}
